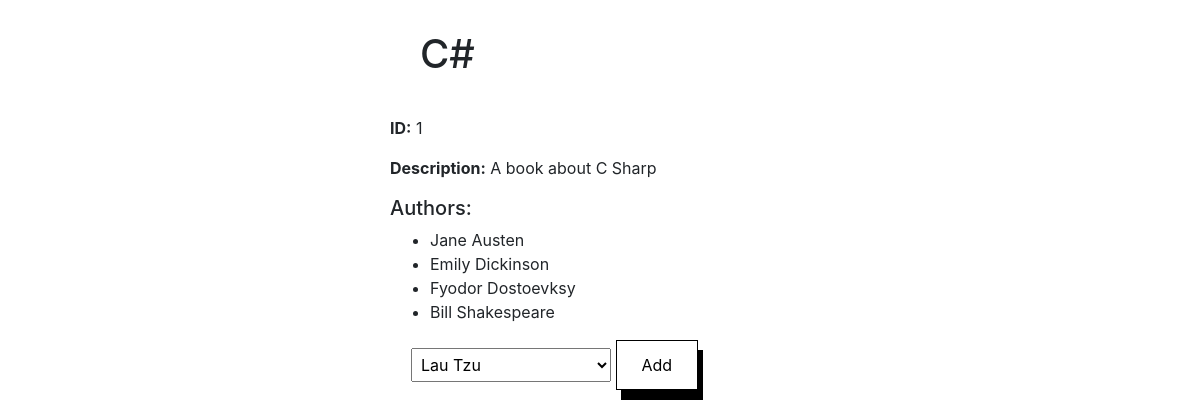
Screenshot of /books/1 with the database file from the repository.
### books_authors_app/models.py (models this page shows, shortened)
class Book(models.Model):
	title = models.CharField(max_length=255)
	desc = models.TextField()
	created_at = models.DateTimeField(auto_now_add=True)
	updated_at = models.DateTimeField(auto_now=True)

class Author(models.Model):
  first_name = models.CharField(max_length=45)
  last_name = models.CharField(max_length=45)
  notes = models.TextField()
  books = models.ManyToManyField(Book, related_name="authors")
  created_at = models.DateTimeField(auto_now_add=True)
  updated_at = models.DateTimeField(auto_now=True)

### books_authors_app/views.py (the view)
# urls.py: path('books/<int:book_id>', views.show_book),
def show_book(request, book_id):
    book_in_question = Book.objects.get(id=book_id)
    context = {
        "book": book_in_question,
        "authors_excluded": Author.objects.exclude(books=book_in_question),
    }
    return render(request, 'show_book.html', context)

### books_authors_app/templates/show_book.html (shortened to what this page needs)
<!DOCTYPE html>
<html lang="en">
<head>
  {%load static%}
  <link rel="stylesheet" href="{% static 'css/style.css' %}">
  <link rel="stylesheet" href="https://stackpath.bootstrapcdn.com/bootstrap/4.3.1/css/bootstrap.min.css">
</head>
<body>
  <div id="container">
    <div id="box">
      <h1>{{book.title}}</h1>
      <p><strong>ID:</strong> {{book.id}}</p>
      <p><strong>Description:</strong> {{book.desc}} </p>
      <h5>Authors:</h5>
      <ul>
        {% for author in book.authors.all%}
        <li>{{author.first_name}} {{author.last_name}}</li>
        {%endfor%}
      </ul>
      <form action="/add_author/{{book.id}}" method="POST">
        <select name= "author" style="width: 200px;">
          {%for author in authors_excluded%}
            <option value="{{author.id}}">{{author.first_name}} {{author.last_name}}</option>
          {%endfor%}
        </select>
        <button>Add</button>
      </form>
    </div>
  </div>
</body>
</html>

### books_authors_app/static/css/style.css (style rules this page uses)
* { margin: 0 auto; padding: 0 auto; }
h1, h2 { padding: 30px; }
#container { width: 970px; display: flex; }
#box { width: 420px; }
form { display: inline-block; margin-left: 5%; }
select { margin: 20px; padding: 5px; }
button { background-color: white; border: 1px solid black; color: black; padding: 12px 25px; text-align: center; text-decoration: none; font-size: 16px; box-shadow: 5px 10px; margin: 20px; }

### rows the page displays
Book: title "C#", id "1", desc "A book about C Sharp"
Author: first_name "Jane", last_name "Austen"
Author: first_name "Emily", last_name "Dickinson"
Author: first_name "Fyodor", last_name "Dostoevksy"
Author: first_name "Bill", last_name "Shakespeare"

### other values shown
form field author "Lau Tzu"
